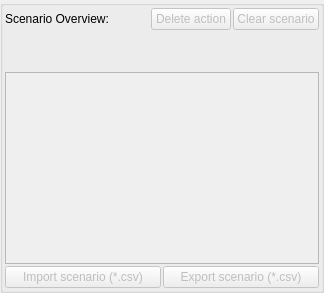
       <widget class="QGroupBox" name="groupBox_4">
        <property name="sizePolicy">
         <sizepolicy hsizetype="Preferred" vsizetype="Preferred">
          <horstretch>0</horstretch>
          <verstretch>0</verstretch>
         </sizepolicy>
        </property>
        <property name="title">
         <string/>
        </property>
        <layout class="QGridLayout" name="gridLayout">
         <property name="leftMargin">
          <number>2</number>
         </property>
         <property name="topMargin">
          <number>2</number>
         </property>
         <property name="rightMargin">
          <number>2</number>
         </property>
         <property name="bottomMargin">
          <number>2</number>
         </property>
         <property name="spacing">
          <number>2</number>
         </property>
         <item row="0" column="0">
          <layout class="QVBoxLayout" name="verticalLayout">
           <item>
            <layout class="QHBoxLayout" name="horizontalLayout_7">
             <item>
              <widget class="QLabel" name="label_13">
               <property name="sizePolicy">
                <sizepolicy hsizetype="Preferred" vsizetype="Preferred">
                 <horstretch>0</horstretch>
                 <verstretch>0</verstretch>
                </sizepolicy>
               </property>
               <property name="text">
                <string>Scenario Overview:</string>
               </property>
              </widget>
             </item>
             <item>
              <spacer name="horizontalSpacer_3">
               <property name="sizePolicy">
                <sizepolicy hsizetype="Preferred" vsizetype="Minimum">
                 <horstretch>0</horstretch>
                 <verstretch>0</verstretch>
                </sizepolicy>
               </property>
               <property name="orientation">
                <enum>Qt::Horizontal</enum>
               </property>
               <property name="sizeType">
                <enum>QSizePolicy::Preferred</enum>
               </property>
               <property name="sizeHint" stdset="0">
                <size>
                 <width>40</width>
                 <height>20</height>
                </size>
               </property>
              </spacer>
             </item>
             <item>
              <widget class="QPushButton" name="delete_action">
               <property name="enabled">
                <bool>false</bool>
               </property>
               <property name="sizePolicy">
                <sizepolicy hsizetype="Preferred" vsizetype="Preferred">
                 <horstretch>0</horstretch>
                 <verstretch>0</verstretch>
                </sizepolicy>
               </property>
               <property name="text">
                <string>Delete action</string>
               </property>
              </widget>
             </item>
             <item>
              <widget class="QPushButton" name="clear_scenario">
               <property name="enabled">
                <bool>false</bool>
               </property>
               <property name="sizePolicy">
                <sizepolicy hsizetype="Preferred" vsizetype="Preferred">
                 <horstretch>0</horstretch>
                 <verstretch>0</verstretch>
                </sizepolicy>
               </property>
               <property name="text">
                <string>Clear scenario</string>
               </property>
              </widget>
             </item>
            </layout>
           </item>
           <item>
            <spacer name="verticalSpacer_6">
             <property name="sizePolicy">
              <sizepolicy hsizetype="Preferred" vsizetype="Preferred">
               <horstretch>0</horstretch>
               <verstretch>0</verstretch>
              </sizepolicy>
             </property>
             <property name="orientation">
              <enum>Qt::Vertical</enum>
             </property>
             <property name="sizeHint" stdset="0">
              <size>
               <width>20</width>
               <height>40</height>
              </size>
             </property>
            </spacer>
           </item>
           <item>
            <widget class="QTableWidget" name="scenario_table">
             <property name="enabled">
              <bool>false</bool>
             </property>
             <property name="sizePolicy">
              <sizepolicy hsizetype="Preferred" vsizetype="Preferred">
               <horstretch>0</horstretch>
               <verstretch>0</verstretch>
              </sizepolicy>
             </property>
             <property name="sizeAdjustPolicy">
              <enum>QAbstractScrollArea::AdjustIgnored</enum>
             </property>
             <property name="editTriggers">
              <set>QAbstractItemView::NoEditTriggers</set>
             </property>
             <property name="selectionBehavior">
              <enum>QAbstractItemView::SelectRows</enum>
             </property>
             <attribute name="horizontalHeaderVisible">
              <bool>false</bool>
             </attribute>
             <attribute name="horizontalHeaderCascadingSectionResizes">
              <bool>true</bool>
             </attribute>
             <attribute name="horizontalHeaderDefaultSectionSize">
              <number>550</number>
             </attribute>
             <attribute name="horizontalHeaderHighlightSections">
              <bool>false</bool>
             </attribute>
             <attribute name="horizontalHeaderStretchLastSection">
              <bool>true</bool>
             </attribute>
             <attribute name="verticalHeaderVisible">
              <bool>true</bool>
             </attribute>
             <attribute name="verticalHeaderHighlightSections">
              <bool>true</bool>
             </attribute>
            </widget>
           </item>
           <item>
            <layout class="QHBoxLayout" name="horizontalLayout_15">
             <item>
              <widget class="QPushButton" name="import_scenario">
               <property name="enabled">
                <bool>false</bool>
               </property>
               <property name="sizePolicy">
                <sizepolicy hsizetype="Preferred" vsizetype="Preferred">
                 <horstretch>0</horstretch>
                 <verstretch>0</verstretch>
                </sizepolicy>
               </property>
               <property name="text">
                <string>Import scenario (*.csv)</string>
               </property>
              </widget>
             </item>
             <item>
              <widget class="QPushButton" name="export_scenario">
               <property name="enabled">
                <bool>false</bool>
               </property>
               <property name="sizePolicy">
                <sizepolicy hsizetype="Preferred" vsizetype="Preferred">
                 <horstretch>0</horstretch>
                 <verstretch>0</verstretch>
                </sizepolicy>
               </property>
               <property name="text">
                <string>Export scenario (*.csv)</string>
               </property>
              </widget>
             </item>
            </layout>
           </item>
          </layout>
         </item>
        </layout>
       </widget>
